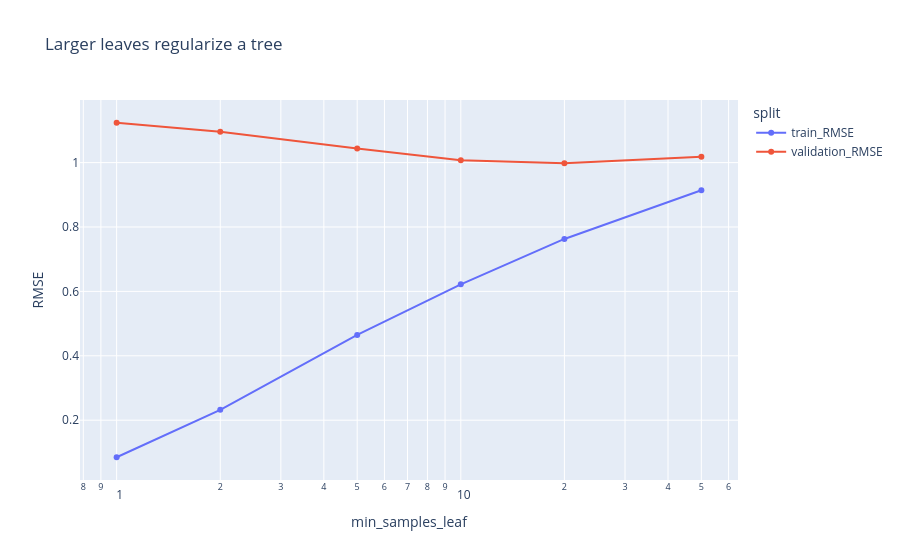

Write notebook code for a chart like this one.
### Code cell
leaf_long = leaf_results.melt(
    id_vars="min_samples_leaf",
    value_vars=["train_RMSE", "validation_RMSE"],
    var_name="split",
    value_name="RMSE",
)
leaf_fig = px.line(
    leaf_long, x="min_samples_leaf", y="RMSE", color="split",
    markers=True, log_x=True, title="Larger leaves regularize a tree",
)
leaf_fig.show()

### Figure 1 — Plotly figure (JSON) as saved in the notebook; plotly's stock layout.template omitted (floating-point values rounded to 4 significant figures)
{"data": [{"hovertemplate": "split=train_RMSE<br>min_samples_leaf=%{x}<br>RMSE=%{y}<extra></extra>", "legendgroup": "train_RMSE", "line": {"color": "#636efa", "dash": "solid"}, "marker": {"symbol": "circle"}, "mode": "lines+markers", "name": "train_RMSE", "orientation": "v", "showlegend": true, "type": "scatter", "x": [1, 2, 5, 10, 20, 50], "xaxis": "x", "y": [0.08494, 0.2323, 0.4648, 0.6219, 0.7629, 0.9141], "yaxis": "y"}, {"hovertemplate": "split=validation_RMSE<br>min_samples_leaf=%{x}<br>RMSE=%{y}<extra></extra>", "legendgroup": "validation_RMSE", "line": {"color": "#EF553B", "dash": "solid"}, "marker": {"symbol": "circle"}, "mode": "lines+markers", "name": "validation_RMSE", "orientation": "v", "showlegend": true, "type": "scatter", "x": [1, 2, 5, 10, 20, 50], "xaxis": "x", "y": [1.124, 1.096, 1.044, 1.007, 0.9977, 1.018], "yaxis": "y"}], "layout": {"legend": {"title": {"text": "split"}, "tracegroupgap": 0}, "title": {"text": "Larger leaves regularize a tree"}, "xaxis": {"anchor": "y", "domain": [0, 1], "title": {"text": "min_samples_leaf"}, "type": "log"}, "yaxis": {"anchor": "x", "domain": [0, 1], "title": {"text": "RMSE"}}}}
